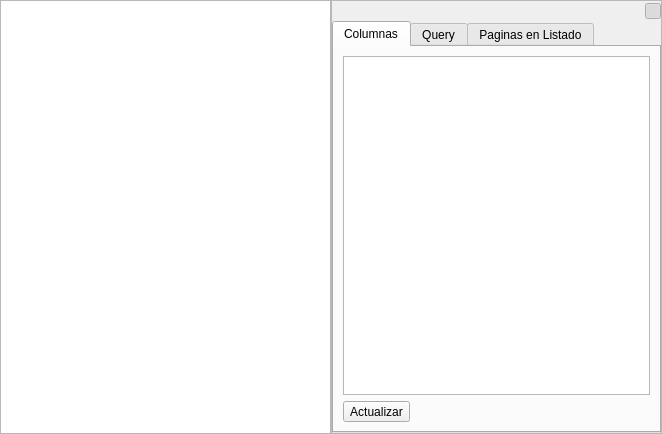
<ui version="4.0" >
 <author></author>
 <comment></comment>
 <exportmacro></exportmacro>
 <class>SubForm3Base</class>
 <widget class="QWidget" name="SubForm3Base" >
  <property name="geometry" >
   <rect>
    <x>0</x>
    <y>0</y>
    <width>662</width>
    <height>434</height>
   </rect>
  </property>
  <property name="windowTitle" >
   <string>Configuracion Subformularios</string>
  </property>
  <layout class="QHBoxLayout" >
   <property name="margin" >
    <number>0</number>
   </property>
   <property name="spacing" >
    <number>0</number>
   </property>
   <item>
    <widget class="QTableWidget" name="mui_list" />
   </item>
   <item>
    <widget class="QFrame" name="mui_configurador" >
     <property name="frameShape" >
      <enum>QFrame::StyledPanel</enum>
     </property>
     <property name="frameShadow" >
      <enum>QFrame::Raised</enum>
     </property>
     <layout class="QVBoxLayout" >
      <property name="margin" >
       <number>0</number>
      </property>
      <property name="spacing" >
       <number>0</number>
      </property>
      <item>
       <layout class="QHBoxLayout" >
        <property name="margin" >
         <number>0</number>
        </property>
        <property name="spacing" >
         <number>6</number>
        </property>
        <item>
         <spacer>
          <property name="orientation" >
           <enum>Qt::Horizontal</enum>
          </property>
          <property name="sizeHint" >
           <size>
            <width>40</width>
            <height>20</height>
           </size>
          </property>
         </spacer>
        </item>
        <item>
         <widget class="QToolButton" name="mui_detalles" >
          <property name="minimumSize" >
           <size>
            <width>16</width>
            <height>16</height>
           </size>
          </property>
          <property name="maximumSize" >
           <size>
            <width>16</width>
            <height>16</height>
           </size>
          </property>
          <property name="toolTip" >
           <string>Imprimir pedido</string>
          </property>
          <property name="whatsThis" >
           <string>Imprimir pedido</string>
          </property>
          <property name="text" >
           <string/>
          </property>
          <property name="icon" >
           <iconset resource="../../bulmages-recursos-graficos.qrc" >:/Genericos32x32/images/pendientes/i_edit.png</iconset>
          </property>
          <property name="iconSize" >
           <size>
            <width>22</width>
            <height>22</height>
           </size>
          </property>
          <property name="checkable" >
           <bool>true</bool>
          </property>
          <property name="checked" >
           <bool>true</bool>
          </property>
         </widget>
        </item>
       </layout>
      </item>
      <item>
       <widget class="QTabWidget" name="mui_configurador1" >
        <property name="toolTip" >
         <string>&lt;html>&lt;head>&lt;meta name="qrichtext" content="1" />&lt;/head>&lt;body style=" white-space: pre-wrap; font-family:Sans Serif; font-size:9pt; font-weight:400; font-style:normal; text-decoration:none;">&lt;p style=" margin-top:0px; margin-bottom:0px; margin-left:0px; margin-right:0px; -qt-block-indent:0; text-indent:0px;">asdf&lt;/p>&lt;/body>&lt;/html></string>
        </property>
        <property name="accessibleName" >
         <string>Query</string>
        </property>
        <property name="layoutDirection" >
         <enum>Qt::LeftToRight</enum>
        </property>
        <widget class="QWidget" name="tab" >
         <attribute name="title" >
          <string>Columnas</string>
         </attribute>
         <layout class="QVBoxLayout" >
          <property name="margin" >
           <number>9</number>
          </property>
          <property name="spacing" >
           <number>6</number>
          </property>
          <item>
           <widget class="QTableWidget" name="mui_listcolumnas" />
          </item>
          <item>
           <widget class="QToolButton" name="mui_confcol" >
            <property name="text" >
             <string>Actualizar</string>
            </property>
           </widget>
          </item>
         </layout>
        </widget>
        <widget class="QWidget" name="tab_2" >
         <attribute name="title" >
          <string>Query</string>
         </attribute>
         <layout class="QVBoxLayout" >
          <property name="margin" >
           <number>9</number>
          </property>
          <property name="spacing" >
           <number>6</number>
          </property>
          <item>
           <widget class="QTextEdit" name="mui_query" />
          </item>
          <item>
           <widget class="QToolButton" name="toolButton_2" >
            <property name="text" >
             <string>Actualizar</string>
            </property>
           </widget>
          </item>
         </layout>
        </widget>
        <widget class="QWidget" name="tab_3" >
         <attribute name="title" >
          <string>Paginas en Listado</string>
         </attribute>
        </widget>
       </widget>
      </item>
     </layout>
    </widget>
   </item>
  </layout>
 </widget>
 <pixmapfunction></pixmapfunction>
 <resources/>
 <connections>
  <connection>
   <sender>mui_detalles</sender>
   <signal>clicked()</signal>
   <receiver>mui_configurador</receiver>
   <slot>hide()</slot>
   <hints>
    <hint type="sourcelabel" >
     <x>642</x>
     <y>17</y>
    </hint>
    <hint type="destinationlabel" >
     <x>487</x>
     <y>23</y>
    </hint>
   </hints>
  </connection>
 </connections>
</ui>
